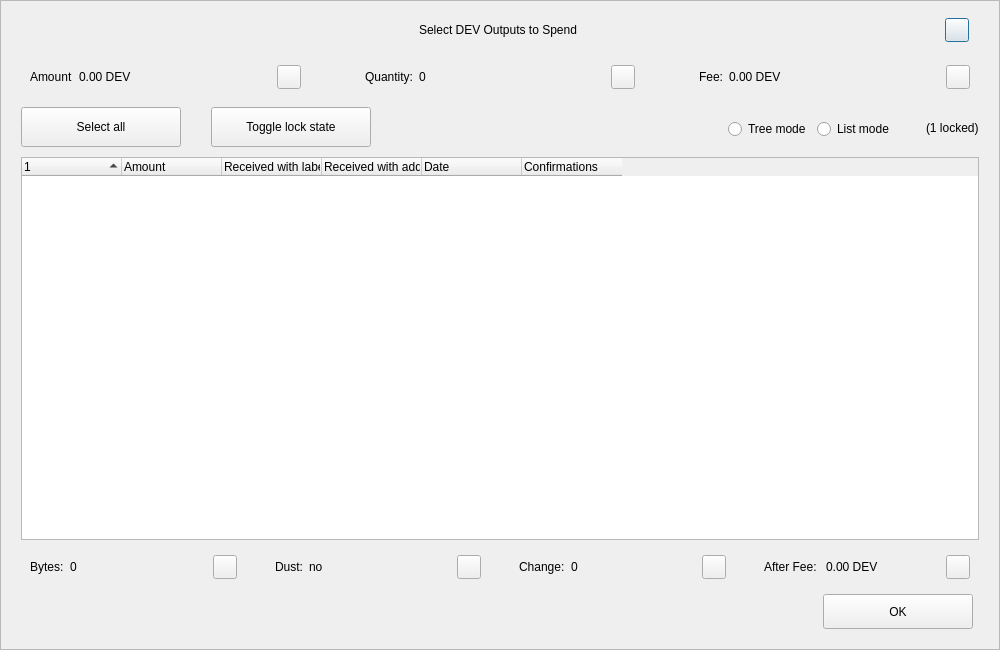
<?xml version="1.0" encoding="UTF-8"?>
<ui version="4.0">
 <class>CoinControlDialog</class>
 <widget class="QDialog" name="CoinControlDialog">
  <property name="geometry">
   <rect>
    <x>0</x>
    <y>0</y>
    <width>1000</width>
    <height>650</height>
   </rect>
  </property>
  <property name="minimumSize">
   <size>
    <width>950</width>
    <height>650</height>
   </size>
  </property>
  <property name="windowTitle">
   <string>Coin Selection</string>
  </property>
  <property name="styleSheet">
   <string notr="true"/>
  </property>
  <layout class="QVBoxLayout" name="verticalLayout">
   <property name="spacing">
    <number>0</number>
   </property>
   <property name="leftMargin">
    <number>0</number>
   </property>
   <property name="topMargin">
    <number>0</number>
   </property>
   <property name="rightMargin">
    <number>0</number>
   </property>
   <property name="bottomMargin">
    <number>0</number>
   </property>
   <item>
    <widget class="QFrame" name="frameContainer">
     <property name="toolTipDuration">
      <number>0</number>
     </property>
     <property name="frameShape">
      <enum>QFrame::StyledPanel</enum>
     </property>
     <property name="frameShadow">
      <enum>QFrame::Raised</enum>
     </property>
     <layout class="QVBoxLayout" name="verticalLayout_2">
      <property name="leftMargin">
       <number>0</number>
      </property>
      <property name="rightMargin">
       <number>0</number>
      </property>
      <property name="bottomMargin">
       <number>20</number>
      </property>
      <item>
       <layout class="QHBoxLayout" name="horizontalLayout_12">
        <property name="spacing">
         <number>0</number>
        </property>
        <property name="leftMargin">
         <number>20</number>
        </property>
        <property name="rightMargin">
         <number>30</number>
        </property>
        <item>
         <spacer name="horizontalSpacer_4">
          <property name="orientation">
           <enum>Qt::Horizontal</enum>
          </property>
          <property name="sizeHint" stdset="0">
           <size>
            <width>40</width>
            <height>20</height>
           </size>
          </property>
         </spacer>
        </item>
        <item>
         <widget class="QLabel" name="labelTitle">
          <property name="minimumSize">
           <size>
            <width>0</width>
            <height>40</height>
           </size>
          </property>
          <property name="maximumSize">
           <size>
            <width>16777215</width>
            <height>40</height>
           </size>
          </property>
          <property name="styleSheet">
           <string notr="true">padding-left:30px;</string>
          </property>
          <property name="text">
           <string>Select DEV Outputs to Spend</string>
          </property>
          <property name="alignment">
           <set>Qt::AlignCenter</set>
          </property>
          <property name="margin">
           <number>7</number>
          </property>
         </widget>
        </item>
        <item>
         <spacer name="horizontalSpacer_5">
          <property name="orientation">
           <enum>Qt::Horizontal</enum>
          </property>
          <property name="sizeHint" stdset="0">
           <size>
            <width>40</width>
            <height>20</height>
           </size>
          </property>
         </spacer>
        </item>
        <item>
         <widget class="QPushButton" name="btnEsc">
          <property name="minimumSize">
           <size>
            <width>24</width>
            <height>24</height>
           </size>
          </property>
          <property name="maximumSize">
           <size>
            <width>24</width>
            <height>24</height>
           </size>
          </property>
          <property name="text">
           <string/>
          </property>
         </widget>
        </item>
       </layout>
      </item>
      <item>
       <layout class="QHBoxLayout" name="horizontalLayout_8">
        <property name="leftMargin">
         <number>20</number>
        </property>
        <property name="rightMargin">
         <number>20</number>
        </property>
        <item>
         <widget class="QWidget" name="layoutAmount" native="true">
          <layout class="QHBoxLayout" name="horizontalLayout_9" stretch="0,1,0">
           <item>
            <widget class="QLabel" name="labelCoinControlAmountText">
             <property name="text">
              <string>Amount</string>
             </property>
            </widget>
           </item>
           <item>
            <widget class="QLabel" name="labelCoinControlAmount">
             <property name="text">
              <string>0.00 DEV</string>
             </property>
            </widget>
           </item>
           <item alignment="Qt::AlignHCenter|Qt::AlignVCenter">
            <widget class="QPushButton" name="pushButtonAmount">
             <property name="minimumSize">
              <size>
               <width>0</width>
               <height>24</height>
              </size>
             </property>
             <property name="maximumSize">
              <size>
               <width>24</width>
               <height>26</height>
              </size>
             </property>
             <property name="focusPolicy">
              <enum>Qt::NoFocus</enum>
             </property>
             <property name="styleSheet">
              <string notr="true">padding-bottom:2px;
padding-right:4px;</string>
             </property>
             <property name="text">
              <string/>
             </property>
            </widget>
           </item>
          </layout>
         </widget>
        </item>
        <item>
         <spacer name="horizontalSpacer_2">
          <property name="orientation">
           <enum>Qt::Horizontal</enum>
          </property>
          <property name="sizeType">
           <enum>QSizePolicy::Fixed</enum>
          </property>
          <property name="sizeHint" stdset="0">
           <size>
            <width>40</width>
            <height>20</height>
           </size>
          </property>
         </spacer>
        </item>
        <item>
         <widget class="QWidget" name="layoutQuantity" native="true">
          <layout class="QHBoxLayout" name="horizontalLayout_10" stretch="0,1,0">
           <item>
            <widget class="QLabel" name="labelCoinControlQuantityText">
             <property name="text">
              <string>Quantity:</string>
             </property>
            </widget>
           </item>
           <item>
            <widget class="QLabel" name="labelCoinControlQuantity">
             <property name="text">
              <string>0</string>
             </property>
            </widget>
           </item>
           <item alignment="Qt::AlignHCenter|Qt::AlignVCenter">
            <widget class="QPushButton" name="pushButtonQuantity">
             <property name="minimumSize">
              <size>
               <width>0</width>
               <height>24</height>
              </size>
             </property>
             <property name="maximumSize">
              <size>
               <width>24</width>
               <height>26</height>
              </size>
             </property>
             <property name="focusPolicy">
              <enum>Qt::NoFocus</enum>
             </property>
             <property name="styleSheet">
              <string notr="true">padding-bottom:2px;
               padding-right:4px;</string>
             </property>
             <property name="text">
              <string/>
             </property>
            </widget>
           </item>
          </layout>
         </widget>
        </item>
        <item>
         <spacer name="horizontalSpacer_22">
          <property name="orientation">
           <enum>Qt::Horizontal</enum>
          </property>
          <property name="sizeType">
           <enum>QSizePolicy::Fixed</enum>
          </property>
          <property name="sizeHint" stdset="0">
           <size>
            <width>40</width>
            <height>20</height>
           </size>
          </property>
         </spacer>
        </item>
        <item>
         <widget class="QWidget" name="layoutFee" native="true">
          <layout class="QHBoxLayout" name="horizontalLayout_11" stretch="0,1,0">
           <item>
            <widget class="QLabel" name="labelCoinControlFeeText">
             <property name="text">
              <string>Fee:</string>
             </property>
            </widget>
           </item>
           <item>
            <widget class="QLabel" name="labelCoinControlFee">
             <property name="text">
              <string>0.00 DEV</string>
             </property>
            </widget>
           </item>
           <item alignment="Qt::AlignHCenter|Qt::AlignVCenter">
            <widget class="QPushButton" name="pushButtonFee">
             <property name="minimumSize">
              <size>
               <width>0</width>
               <height>24</height>
              </size>
             </property>
             <property name="maximumSize">
              <size>
               <width>24</width>
               <height>26</height>
              </size>
             </property>
             <property name="focusPolicy">
              <enum>Qt::NoFocus</enum>
             </property>
             <property name="styleSheet">
              <string notr="true">padding-bottom:2px;
               padding-right:4px;</string>
             </property>
             <property name="text">
              <string/>
             </property>
            </widget>
           </item>
          </layout>
         </widget>
        </item>
       </layout>
      </item>
      <item>
       <widget class="QFrame" name="frame">
        <property name="minimumSize">
         <size>
          <width>0</width>
          <height>40</height>
         </size>
        </property>
        <property name="styleSheet">
         <string notr="true">#frame {
	border:0;
}</string>
        </property>
        <property name="frameShape">
         <enum>QFrame::StyledPanel</enum>
        </property>
        <property name="frameShadow">
         <enum>QFrame::Sunken</enum>
        </property>
        <layout class="QHBoxLayout" name="horizontalLayout">
         <property name="spacing">
          <number>0</number>
         </property>
         <property name="leftMargin">
          <number>20</number>
         </property>
         <property name="topMargin">
          <number>0</number>
         </property>
         <property name="rightMargin">
          <number>20</number>
         </property>
         <property name="bottomMargin">
          <number>0</number>
         </property>
         <item>
          <layout class="QHBoxLayout" name="horizontalLayoutPanel" stretch="0,0,0,0,0,0">
           <property name="spacing">
            <number>20</number>
           </property>
           <item>
            <widget class="QPushButton" name="pushButtonSelectAll">
             <property name="sizePolicy">
              <sizepolicy hsizetype="Maximum" vsizetype="Fixed">
               <horstretch>0</horstretch>
               <verstretch>0</verstretch>
              </sizepolicy>
             </property>
             <property name="minimumSize">
              <size>
               <width>160</width>
               <height>40</height>
              </size>
             </property>
             <property name="maximumSize">
              <size>
               <width>16777215</width>
               <height>40</height>
              </size>
             </property>
             <property name="text">
              <string>Select all</string>
             </property>
             <property name="checkable">
              <bool>true</bool>
             </property>
             <property name="checked">
              <bool>false</bool>
             </property>
             <property name="autoExclusive">
              <bool>false</bool>
             </property>
             <property name="autoDefault">
              <bool>false</bool>
             </property>
            </widget>
           </item>
           <item>
            <spacer name="horizontalSpacer_6">
             <property name="orientation">
              <enum>Qt::Horizontal</enum>
             </property>
             <property name="sizeType">
              <enum>QSizePolicy::Fixed</enum>
             </property>
             <property name="sizeHint" stdset="0">
              <size>
               <width>10</width>
               <height>20</height>
              </size>
             </property>
            </spacer>
           </item>
           <item>
            <widget class="QPushButton" name="pushButtonToggleLock">
             <property name="sizePolicy">
              <sizepolicy hsizetype="Maximum" vsizetype="Fixed">
               <horstretch>0</horstretch>
               <verstretch>0</verstretch>
              </sizepolicy>
             </property>
             <property name="minimumSize">
              <size>
               <width>160</width>
               <height>40</height>
              </size>
             </property>
             <property name="maximumSize">
              <size>
               <width>16777215</width>
               <height>40</height>
              </size>
             </property>
             <property name="text">
              <string>Toggle lock state</string>
             </property>
             <property name="checkable">
              <bool>true</bool>
             </property>
             <property name="autoExclusive">
              <bool>false</bool>
             </property>
             <property name="autoDefault">
              <bool>false</bool>
             </property>
            </widget>
           </item>
           <item>
            <spacer name="horizontalSpacer_7">
             <property name="orientation">
              <enum>Qt::Horizontal</enum>
             </property>
             <property name="sizeType">
              <enum>QSizePolicy::Expanding</enum>
             </property>
             <property name="sizeHint" stdset="0">
              <size>
               <width>30</width>
               <height>20</height>
              </size>
             </property>
            </spacer>
           </item>
           <item alignment="Qt::AlignRight">
            <widget class="QGroupBox" name="groupBox_2">
             <property name="styleSheet">
              <string notr="true">#groupBox_2 {
    background-color:transparent;
    border-radius:0;
}</string>
             </property>
             <property name="title">
              <string/>
             </property>
             <layout class="QHBoxLayout" name="horizontalLayout_14">
              <item>
               <widget class="QRadioButton" name="radioTreeMode">
                <property name="sizePolicy">
                 <sizepolicy hsizetype="Maximum" vsizetype="Fixed">
                  <horstretch>0</horstretch>
                  <verstretch>0</verstretch>
                 </sizepolicy>
                </property>
                <property name="text">
                 <string>Tree mode</string>
                </property>
               </widget>
              </item>
              <item>
               <widget class="QRadioButton" name="radioListMode">
                <property name="sizePolicy">
                 <sizepolicy hsizetype="Maximum" vsizetype="Fixed">
                  <horstretch>0</horstretch>
                  <verstretch>0</verstretch>
                 </sizepolicy>
                </property>
                <property name="text">
                 <string>List mode</string>
                </property>
                <property name="checked">
                 <bool>false</bool>
                </property>
               </widget>
              </item>
             </layout>
            </widget>
           </item>
           <item>
            <widget class="QLabel" name="labelLocked">
             <property name="text">
              <string>(1 locked)</string>
             </property>
            </widget>
           </item>
          </layout>
         </item>
        </layout>
       </widget>
      </item>
      <item>
       <layout class="QHBoxLayout" name="horizontalLayout_13">
        <property name="leftMargin">
         <number>20</number>
        </property>
        <property name="rightMargin">
         <number>20</number>
        </property>
        <item>
         <widget class="CoinControlTreeWidget" name="treeWidget">
          <property name="contextMenuPolicy">
           <enum>Qt::CustomContextMenu</enum>
          </property>
          <property name="styleSheet">
           <string notr="true"/>
          </property>
          <property name="sortingEnabled">
           <bool>false</bool>
          </property>
          <property name="columnCount">
           <number>6</number>
          </property>
          <attribute name="headerShowSortIndicator" stdset="0">
           <bool>true</bool>
          </attribute>
          <attribute name="headerStretchLastSection">
           <bool>false</bool>
          </attribute>
          <column>
           <property name="text">
            <string/>
           </property>
          </column>
          <column>
           <property name="text">
            <string>Amount</string>
           </property>
          </column>
          <column>
           <property name="text">
            <string>Received with label</string>
           </property>
          </column>
          <column>
           <property name="text">
            <string>Received with address</string>
           </property>
          </column>
          <column>
           <property name="text">
            <string>Date</string>
           </property>
          </column>
          <column>
           <property name="text">
            <string>Confirmations</string>
           </property>
           <property name="toolTip">
            <string>Confirmed</string>
           </property>
          </column>
         </widget>
        </item>
       </layout>
      </item>
      <item>
       <layout class="QHBoxLayout" name="horizontalLayout_3">
        <property name="spacing">
         <number>20</number>
        </property>
        <property name="leftMargin">
         <number>20</number>
        </property>
        <property name="rightMargin">
         <number>20</number>
        </property>
        <item>
         <widget class="QWidget" name="layoutBytes" native="true">
          <layout class="QHBoxLayout" name="horizontalLayout_4" stretch="0,1,0">
           <item>
            <widget class="QLabel" name="labelCoinControlBytesText">
             <property name="text">
              <string>Bytes:</string>
             </property>
            </widget>
           </item>
           <item>
            <widget class="QLabel" name="labelCoinControlBytes">
             <property name="text">
              <string>0</string>
             </property>
            </widget>
           </item>
           <item alignment="Qt::AlignHCenter|Qt::AlignVCenter">
            <widget class="QPushButton" name="pushButtonBytes">
             <property name="minimumSize">
              <size>
               <width>0</width>
               <height>24</height>
              </size>
             </property>
             <property name="maximumSize">
              <size>
               <width>24</width>
               <height>26</height>
              </size>
             </property>
             <property name="focusPolicy">
              <enum>Qt::NoFocus</enum>
             </property>
             <property name="styleSheet">
              <string notr="true">padding-bottom:2px;
               padding-right:4px;</string>
             </property>
             <property name="text">
              <string/>
             </property>
            </widget>
           </item>
          </layout>
         </widget>
        </item>
        <item>
         <widget class="QWidget" name="layoutDust" native="true">
          <layout class="QHBoxLayout" name="horizontalLayout_5" stretch="0,1,0">
           <item>
            <widget class="QLabel" name="labelCoinControlLowOutputText">
             <property name="text">
              <string>Dust:</string>
             </property>
            </widget>
           </item>
           <item>
            <widget class="QLabel" name="labelCoinControlLowOutput">
             <property name="text">
              <string>no</string>
             </property>
            </widget>
           </item>
           <item alignment="Qt::AlignHCenter|Qt::AlignVCenter">
            <widget class="QPushButton" name="pushButtonDust">
             <property name="minimumSize">
              <size>
               <width>0</width>
               <height>24</height>
              </size>
             </property>
             <property name="maximumSize">
              <size>
               <width>24</width>
               <height>26</height>
              </size>
             </property>
             <property name="focusPolicy">
              <enum>Qt::NoFocus</enum>
             </property>
             <property name="styleSheet">
              <string notr="true">padding-bottom:2px;
               padding-right:4px;</string>
             </property>
             <property name="text">
              <string/>
             </property>
            </widget>
           </item>
          </layout>
         </widget>
        </item>
        <item>
         <widget class="QWidget" name="layoutChange" native="true">
          <layout class="QHBoxLayout" name="horizontalLayout_6" stretch="0,1,0">
           <item>
            <widget class="QLabel" name="labelCoinControlChangeText">
             <property name="text">
              <string>Change:</string>
             </property>
            </widget>
           </item>
           <item>
            <widget class="QLabel" name="labelCoinControlChange">
             <property name="text">
              <string>0</string>
             </property>
            </widget>
           </item>
           <item alignment="Qt::AlignHCenter|Qt::AlignVCenter">
            <widget class="QPushButton" name="pushButtonChange">
             <property name="minimumSize">
              <size>
               <width>0</width>
               <height>24</height>
              </size>
             </property>
             <property name="maximumSize">
              <size>
               <width>24</width>
               <height>26</height>
              </size>
             </property>
             <property name="focusPolicy">
              <enum>Qt::NoFocus</enum>
             </property>
             <property name="styleSheet">
              <string notr="true">padding-bottom:2px;
               padding-right:4px;</string>
             </property>
             <property name="text">
              <string/>
             </property>
            </widget>
           </item>
          </layout>
         </widget>
        </item>
        <item>
         <widget class="QWidget" name="layoutAfter" native="true">
          <layout class="QHBoxLayout" name="horizontalLayout_7" stretch="0,1,0">
           <item>
            <widget class="QLabel" name="labelCoinControlAfterFeeText">
             <property name="text">
              <string>After Fee: </string>
             </property>
            </widget>
           </item>
           <item>
            <widget class="QLabel" name="labelCoinControlAfterFee">
             <property name="text">
              <string>0.00 DEV</string>
             </property>
            </widget>
           </item>
           <item alignment="Qt::AlignHCenter|Qt::AlignVCenter">
            <widget class="QPushButton" name="pushButtonAlterFee">
             <property name="minimumSize">
              <size>
               <width>0</width>
               <height>24</height>
              </size>
             </property>
             <property name="maximumSize">
              <size>
               <width>24</width>
               <height>26</height>
              </size>
             </property>
             <property name="focusPolicy">
              <enum>Qt::NoFocus</enum>
             </property>
             <property name="styleSheet">
              <string notr="true">padding-bottom:2px;
               padding-right:4px;</string>
             </property>
             <property name="text">
              <string/>
             </property>
            </widget>
           </item>
          </layout>
         </widget>
        </item>
       </layout>
      </item>
      <item>
       <layout class="QHBoxLayout" name="horizontalLayout_2">
        <property name="spacing">
         <number>0</number>
        </property>
        <property name="leftMargin">
         <number>20</number>
        </property>
        <property name="rightMargin">
         <number>26</number>
        </property>
        <item>
         <spacer name="horizontalSpacer_3">
          <property name="orientation">
           <enum>Qt::Horizontal</enum>
          </property>
          <property name="sizeHint" stdset="0">
           <size>
            <width>558</width>
            <height>20</height>
           </size>
          </property>
         </spacer>
        </item>
        <item>
         <widget class="QPushButton" name="pushButtonOk">
          <property name="minimumSize">
           <size>
            <width>150</width>
            <height>35</height>
           </size>
          </property>
          <property name="text">
           <string>OK</string>
          </property>
         </widget>
        </item>
       </layout>
      </item>
     </layout>
    </widget>
   </item>
  </layout>
 </widget>
 <customwidgets>
  <customwidget>
   <class>CoinControlTreeWidget</class>
   <extends>QTreeWidget</extends>
   <header>coincontroltreewidget.h</header>
  </customwidget>
 </customwidgets>
 <resources/>
 <connections/>
</ui>
